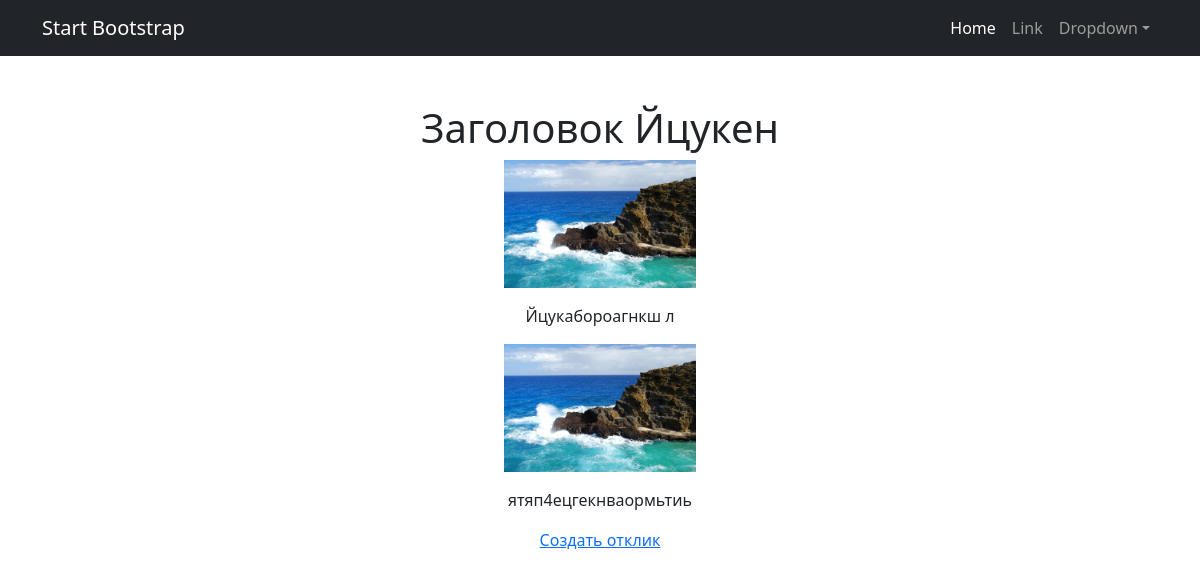
Page /messages/6 on the committed database.
### message_board_app/models.py (models this page shows, shortened)
class Message(models.Model):
    dateTimeCreation = models.DateTimeField(auto_now_add=True)
    messageAuthor = models.ForeignKey(User, on_delete=models.CASCADE)
    category = models.ForeignKey(Category, on_delete=models.CASCADE)
    title = models.CharField(max_length=128)
    content = RichTextUploadingField()

### message_board_app/views.py (the view)
# urls.py: path('<int:pk>', MessageDetail.as_view()),
class MessageDetail(DetailView):
    model = Message
    template_name = 'message_detail.html'
    context_object_name = 'message'

### templates/message_detail.html (shortened to what this page needs)
{% extends 'default.html' %}
{% block content %}
    <h1>{{ message.title}}</h1>
    {{message.content|safe}}
    <a href="{% url 'response_create' %}?message_id={{ message.id }}">Создать отклик</a>
{% endblock content %}

### rows in the picture
Message: title "Заголовок Йцукен", content (picture), content "Йцукабороагнкш л ятяп4ецгекнваормьтиь"
